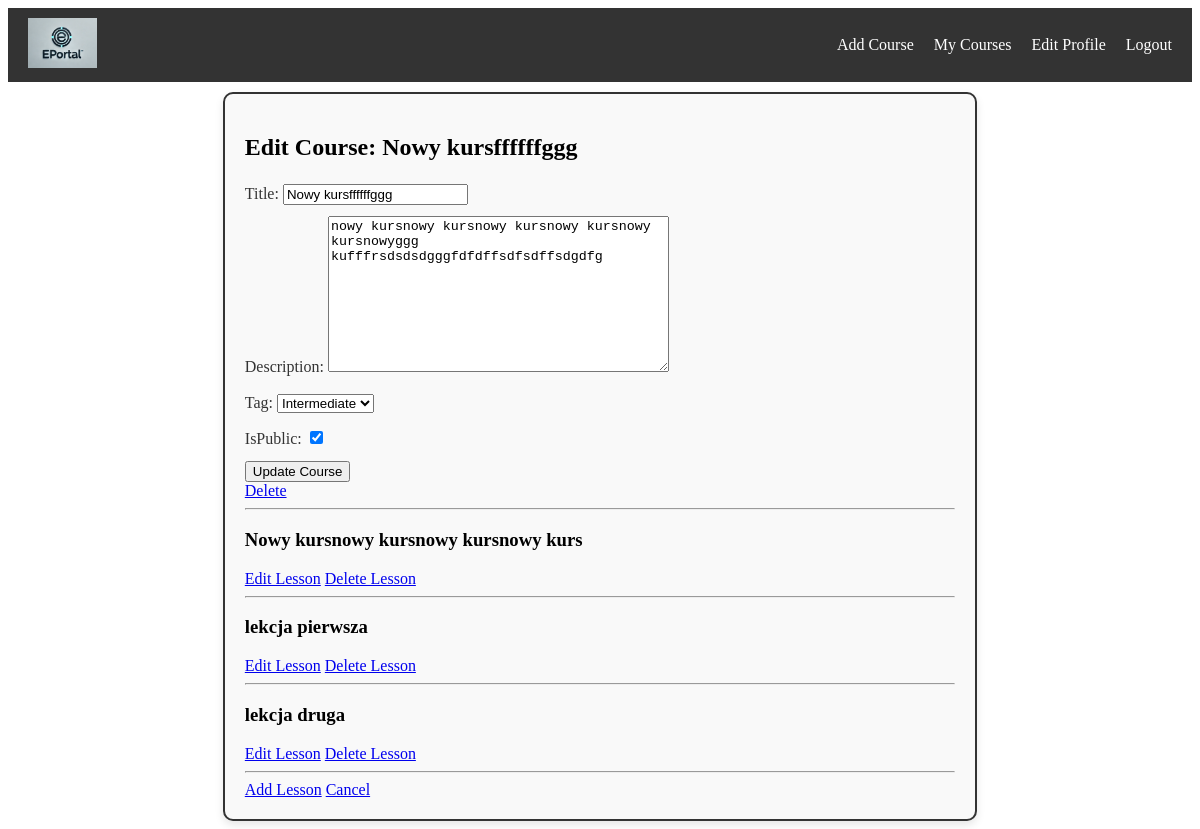
The app's page /course/edit_course/26/ (signed in) with its own data.
### course/models.py (models this page shows, shortened)
class Course(models.Model):
    TAG_CHOICES = (
        ("beginner", "Beginner"),
        ("intermediate", "Intermediate"),
        ("advanced", "Advanced"),
    )
    author = models.ForeignKey(CustomUser, on_delete=models.SET_NULL, null=True, blank=True)
    title = models.CharField(unique=True, max_length=70, validators=[validate_capitalize])
    description = models.TextField(null=True, blank=True)
    tag = models.CharField(max_length=12, choices=TAG_CHOICES, default="beginner")
    created = models.DateTimeField(auto_now_add=True)
    isPublic = models.BooleanField(default=False)

class Lesson(models.Model):
    course = models.ForeignKey(Course, on_delete=models.CASCADE, null=True, blank=True)
    title = models.CharField(max_length=70, validators=[validate_capitalize])
    description = models.TextField(null=True, blank=True)

### course/views.py (the view)
# urls.py: path("edit_course/<str:course_pk>/", views.edit_course, name="edit_course"),
@teacher_required
def edit_course(request, course_pk):
    user = request.user
    try:
        course = user.course_set.get(pk=course_pk)
    except Course.DoesNotExist:
        return redirect("teacher_dashboard")
    if request.method == "POST":
        form = CourseForm(request.POST, instance=course)
        if form.is_valid():
            form.save()
            return redirect("author_courses")
    else:
        form = CourseForm(instance=course)
    lessons = course.lesson_set.all()
    context = {"form": form, "course": course, "lessons": lessons}
    return render(request, "course/edit_course.html", context)

### course/forms.py
class CourseForm(forms.ModelForm):
    class Meta:
        model = Course
        fields = ["title", "description", "tag", "isPublic"]

### course/templates/course/edit_course.html (shortened to what this page needs)
{% extends 'main.html' %}
{% block content %}
    <h2>Edit Course: {{ course.title }}</h2>
    <form method="POST">
        {{ form.as_p }}
        <button type="submit">Update Course</button>
    </form>
        <a href="{% url 'delete_course' course.pk %}">Delete</a>
    <hr>
    {% for lesson in lessons %}
        <h3>{{ lesson.title }}</h3>
        <a href="{% url 'edit_lesson' lesson.pk %}">Edit Lesson</a>
        <a href="{% url 'delete_lesson' lesson.pk %}">Delete Lesson</a>
        <hr>
    {% endfor %}
    <a href="{% url 'add_lesson' course.pk %}">Add Lesson</a>
    <a href="{% url 'author_courses' %}">Cancel</a>
{% endblock content %}

### static/css/styles.css (style rules this page uses)
.content-block p { margin: 10px 0; font-size: 16px; color: #333; line-height: 1.6; }

### records on screen
Course: title "Nowy kursffffffggg", description "nowy kursnowy kursnowy kursnowy kursnowy kursnowyggg kufffrsdsdsdgggfdfdffsdfsdffsdgdfg", tag "Intermediate", isPublic "☑"
Lesson: title "Nowy kursnowy kursnowy kursnowy kurs"
Lesson: title "lekcja pierwsza"
Lesson: title "lekcja druga"

### other values on screen
{{ link.name }} "Add Course" "My Courses" "Edit Profile" "Logout"
